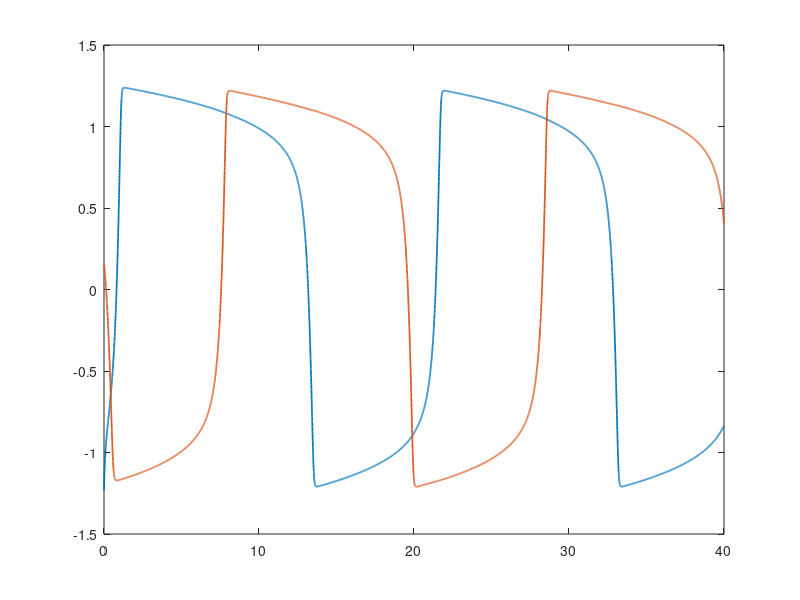
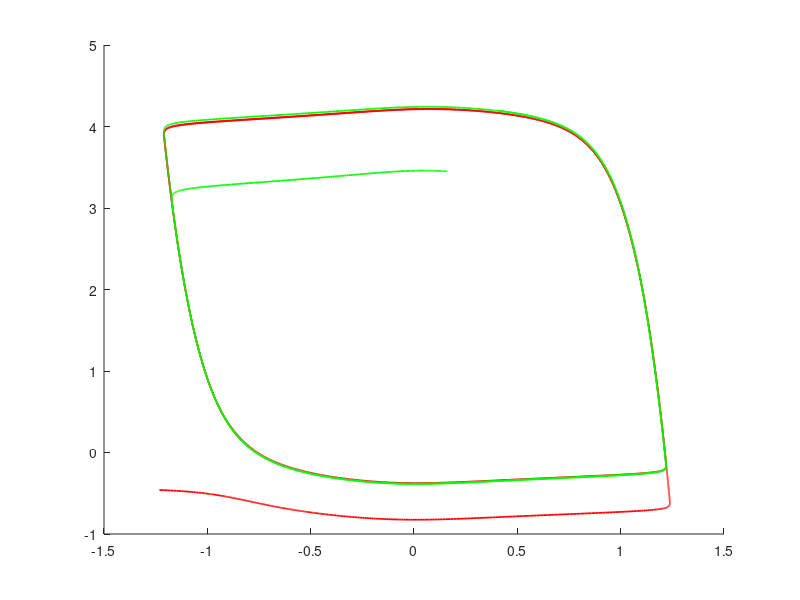

Write the MATLAB code that produced these figures, in order.
%%%%%%%%%%%%%%%%%%%%%%%%%%%%%%%%%%%%%%%%%%%%%%%%%%%%%%%%
%------------------------------------------------------%
%
% Machine Perception and Cognitive Robotics Laboratory
%
%     Center for Complex Systems and Brain Sciences
%
%              Florida Atlantic University
%
%------------------------------------------------------%
%%%%%%%%%%%%%%%%%%%%%%%%%%%%%%%%%%%%%%%%%%%%%%%%%%%%%%%%
%------------------------------------------------------%
% 
% Oscillator Network Demo
% 
% See:
% Yu, Guoshen, and J-J. Slotine. 
% Visual grouping by neural oscillator networks. 
% Neural Networks, IEEE Transactions on 20.12 (2009): 1871-1884.
%  
% Wang, DeLiang, and D. Termani. 
% Locally excitatory globally inhibitory oscillator networks. 
% Neural Networks, IEEE Transactions on 6.1 (1995): 283-286.
%
%------------------------------------------------------%
%%%%%%%%%%%%%%%%%%%%%%%%%%%%%%%%%%%%%%%%%%%%%%%%%%%%%%%%
function[]=MPCR_Oscillator_Network()

clc
clear all
close all

N=2;

k=-0.01.*ones(N);

t0=0;
tf=40;

numpts=10000;

h=(tf-t0)/(numpts-1); %define step size

t=t0:h:tf; %build time vector

v=zeros(N,numpts);
w=zeros(N,numpts);

index=1;

v(:,index)=2*(rand(1,N)-rand(1,N))';
w(:,index)=4*(rand(1,N)-rand(1,N))';

for index=1:numpts-1
      
  v(:,index+1)=v(:,index)+h*dv_dt(v(:,index),w(:,index),k);
  w(:,index+1)=w(:,index)+h*dw_dt(v(:,index),w(:,index),k);
 
end


%********************************************************************%
%Plot
%********************************************************************%
% 
% 
figure(1)
plot(t,v(1:N,:),'LineWidth',1.25);

figure(2)
hold on
plot(v(1,:),w(1,:),'r','LineWidth',1.25);
plot(v(2,:),w(2,:),'g','LineWidth',1.25);
% plot(v(3,:),w(3,:),'b','LineWidth',1.25);
hold off






function[slope]=dv_dt(v,w,k)

slope=3.*v-v.^3-v.^7+2-w;

slope=slope+sum(k.*(repmat(v,1,size(v,1))'-repmat(v,1,size(v,1))),2);



function[slope]=dw_dt(v,w,k)

alpha=12;
c=0.04;
rho=4;

slope=c.*(alpha.*(tanh(rho.*v))-w);

slope=slope+sum(k.*(repmat(w,1,size(w,1))'-repmat(w,1,size(w,1))),2);







